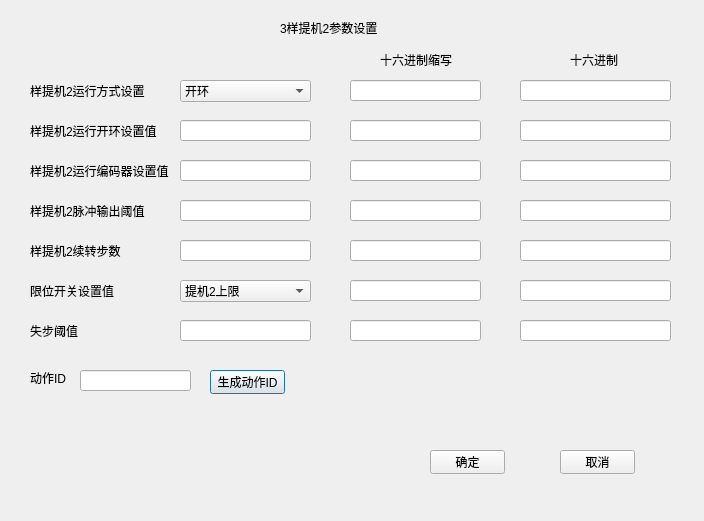
<?xml version="1.0" encoding="UTF-8"?>
<ui version="4.0">
 <class>Sampler2</class>
 <widget class="QDialog" name="Sampler2">
  <property name="geometry">
   <rect>
    <x>0</x>
    <y>0</y>
    <width>704</width>
    <height>521</height>
   </rect>
  </property>
  <property name="windowTitle">
   <string>Dialog</string>
  </property>
  <widget class="QLabel" name="label">
   <property name="geometry">
    <rect>
     <x>280</x>
     <y>20</y>
     <width>101</width>
     <height>16</height>
    </rect>
   </property>
   <property name="text">
    <string>3样提机2参数设置</string>
   </property>
  </widget>
  <widget class="QLineEdit" name="lineEdit_6">
   <property name="geometry">
    <rect>
     <x>350</x>
     <y>80</y>
     <width>131</width>
     <height>21</height>
    </rect>
   </property>
   <property name="text">
    <string/>
   </property>
   <property name="readOnly">
    <bool>true</bool>
   </property>
  </widget>
  <widget class="QLineEdit" name="lineEdit_3">
   <property name="geometry">
    <rect>
     <x>180</x>
     <y>200</y>
     <width>131</width>
     <height>21</height>
    </rect>
   </property>
  </widget>
  <widget class="QLabel" name="label_2">
   <property name="geometry">
    <rect>
     <x>30</x>
     <y>80</y>
     <width>121</width>
     <height>21</height>
    </rect>
   </property>
   <property name="text">
    <string>样提机2运行方式设置</string>
   </property>
  </widget>
  <widget class="QLineEdit" name="lineEdit_17">
   <property name="geometry">
    <rect>
     <x>350</x>
     <y>280</y>
     <width>131</width>
     <height>21</height>
    </rect>
   </property>
   <property name="text">
    <string/>
   </property>
   <property name="readOnly">
    <bool>true</bool>
   </property>
  </widget>
  <widget class="QLineEdit" name="lineEdit_13">
   <property name="geometry">
    <rect>
     <x>350</x>
     <y>200</y>
     <width>131</width>
     <height>21</height>
    </rect>
   </property>
   <property name="text">
    <string/>
   </property>
   <property name="readOnly">
    <bool>true</bool>
   </property>
  </widget>
  <widget class="QLineEdit" name="lineEdit_15">
   <property name="geometry">
    <rect>
     <x>350</x>
     <y>240</y>
     <width>131</width>
     <height>21</height>
    </rect>
   </property>
   <property name="text">
    <string/>
   </property>
   <property name="readOnly">
    <bool>true</bool>
   </property>
  </widget>
  <widget class="QLineEdit" name="lineEdit_19">
   <property name="geometry">
    <rect>
     <x>350</x>
     <y>320</y>
     <width>131</width>
     <height>21</height>
    </rect>
   </property>
   <property name="text">
    <string/>
   </property>
   <property name="readOnly">
    <bool>true</bool>
   </property>
  </widget>
  <widget class="QLabel" name="label_8">
   <property name="geometry">
    <rect>
     <x>30</x>
     <y>320</y>
     <width>131</width>
     <height>21</height>
    </rect>
   </property>
   <property name="text">
    <string>失步阈值</string>
   </property>
  </widget>
  <widget class="QLineEdit" name="lineEdit_4">
   <property name="geometry">
    <rect>
     <x>180</x>
     <y>240</y>
     <width>131</width>
     <height>21</height>
    </rect>
   </property>
   <property name="text">
    <string/>
   </property>
  </widget>
  <widget class="QLineEdit" name="lineEdit_11">
   <property name="geometry">
    <rect>
     <x>350</x>
     <y>160</y>
     <width>131</width>
     <height>21</height>
    </rect>
   </property>
   <property name="text">
    <string/>
   </property>
   <property name="readOnly">
    <bool>true</bool>
   </property>
  </widget>
  <widget class="QLabel" name="label_10">
   <property name="geometry">
    <rect>
     <x>570</x>
     <y>50</y>
     <width>81</width>
     <height>20</height>
    </rect>
   </property>
   <property name="text">
    <string>十六进制</string>
   </property>
  </widget>
  <widget class="QPushButton" name="pushButton">
   <property name="geometry">
    <rect>
     <x>210</x>
     <y>370</y>
     <width>75</width>
     <height>24</height>
    </rect>
   </property>
   <property name="text">
    <string>生成动作ID</string>
   </property>
  </widget>
  <widget class="QLineEdit" name="lineEdit_7">
   <property name="geometry">
    <rect>
     <x>520</x>
     <y>80</y>
     <width>151</width>
     <height>21</height>
    </rect>
   </property>
   <property name="text">
    <string/>
   </property>
   <property name="readOnly">
    <bool>true</bool>
   </property>
  </widget>
  <widget class="QLineEdit" name="lineEdit_14">
   <property name="geometry">
    <rect>
     <x>520</x>
     <y>240</y>
     <width>151</width>
     <height>21</height>
    </rect>
   </property>
   <property name="text">
    <string/>
   </property>
   <property name="readOnly">
    <bool>true</bool>
   </property>
  </widget>
  <widget class="QLineEdit" name="lineEdit_8">
   <property name="geometry">
    <rect>
     <x>520</x>
     <y>120</y>
     <width>151</width>
     <height>21</height>
    </rect>
   </property>
   <property name="text">
    <string/>
   </property>
   <property name="readOnly">
    <bool>true</bool>
   </property>
  </widget>
  <widget class="QComboBox" name="comboBox">
   <property name="geometry">
    <rect>
     <x>180</x>
     <y>80</y>
     <width>131</width>
     <height>22</height>
    </rect>
   </property>
   <item>
    <property name="text">
     <string>开环</string>
    </property>
   </item>
   <item>
    <property name="text">
     <string>限位开关</string>
    </property>
   </item>
   <item>
    <property name="text">
     <string>编码器</string>
    </property>
   </item>
  </widget>
  <widget class="QLineEdit" name="lineEdit">
   <property name="geometry">
    <rect>
     <x>180</x>
     <y>120</y>
     <width>131</width>
     <height>21</height>
    </rect>
   </property>
  </widget>
  <widget class="QLineEdit" name="lineEdit_20">
   <property name="geometry">
    <rect>
     <x>80</x>
     <y>370</y>
     <width>111</width>
     <height>21</height>
    </rect>
   </property>
   <property name="text">
    <string/>
   </property>
   <property name="readOnly">
    <bool>true</bool>
   </property>
  </widget>
  <widget class="QComboBox" name="comboBox_2">
   <property name="geometry">
    <rect>
     <x>180</x>
     <y>280</y>
     <width>131</width>
     <height>22</height>
    </rect>
   </property>
   <item>
    <property name="text">
     <string>提机2上限</string>
    </property>
   </item>
   <item>
    <property name="text">
     <string>提机2下限</string>
    </property>
   </item>
   <item>
    <property name="text">
     <string>转机1零</string>
    </property>
   </item>
   <item>
    <property name="text">
     <string>转机1计</string>
    </property>
   </item>
   <item>
    <property name="text">
     <string>5号</string>
    </property>
   </item>
   <item>
    <property name="text">
     <string>6号</string>
    </property>
   </item>
   <item>
    <property name="text">
     <string>炉上机3上限</string>
    </property>
   </item>
   <item>
    <property name="text">
     <string>炉上机3下限</string>
    </property>
   </item>
   <item>
    <property name="text">
     <string>炉下机5上限</string>
    </property>
   </item>
   <item>
    <property name="text">
     <string>炉下机5下限</string>
    </property>
   </item>
   <item>
    <property name="text">
     <string>不使用</string>
    </property>
   </item>
  </widget>
  <widget class="QPushButton" name="pushButton_3">
   <property name="geometry">
    <rect>
     <x>560</x>
     <y>450</y>
     <width>75</width>
     <height>24</height>
    </rect>
   </property>
   <property name="text">
    <string>取消</string>
   </property>
  </widget>
  <widget class="QLabel" name="label_5">
   <property name="geometry">
    <rect>
     <x>30</x>
     <y>200</y>
     <width>131</width>
     <height>21</height>
    </rect>
   </property>
   <property name="text">
    <string>样提机2脉冲输出阈值</string>
   </property>
  </widget>
  <widget class="QLabel" name="label_9">
   <property name="geometry">
    <rect>
     <x>380</x>
     <y>50</y>
     <width>81</width>
     <height>20</height>
    </rect>
   </property>
   <property name="text">
    <string>十六进制缩写</string>
   </property>
  </widget>
  <widget class="QLabel" name="label_4">
   <property name="geometry">
    <rect>
     <x>30</x>
     <y>160</y>
     <width>141</width>
     <height>21</height>
    </rect>
   </property>
   <property name="text">
    <string>样提机2运行编码器设置值</string>
   </property>
  </widget>
  <widget class="QLineEdit" name="lineEdit_10">
   <property name="geometry">
    <rect>
     <x>520</x>
     <y>160</y>
     <width>151</width>
     <height>21</height>
    </rect>
   </property>
   <property name="text">
    <string/>
   </property>
   <property name="readOnly">
    <bool>true</bool>
   </property>
  </widget>
  <widget class="QLabel" name="label_7">
   <property name="geometry">
    <rect>
     <x>30</x>
     <y>280</y>
     <width>111</width>
     <height>21</height>
    </rect>
   </property>
   <property name="text">
    <string>限位开关设置值</string>
   </property>
  </widget>
  <widget class="QLineEdit" name="lineEdit_2">
   <property name="geometry">
    <rect>
     <x>180</x>
     <y>160</y>
     <width>131</width>
     <height>21</height>
    </rect>
   </property>
  </widget>
  <widget class="QLineEdit" name="lineEdit_12">
   <property name="geometry">
    <rect>
     <x>520</x>
     <y>200</y>
     <width>151</width>
     <height>21</height>
    </rect>
   </property>
   <property name="text">
    <string/>
   </property>
   <property name="readOnly">
    <bool>true</bool>
   </property>
  </widget>
  <widget class="QLabel" name="label_11">
   <property name="geometry">
    <rect>
     <x>30</x>
     <y>370</y>
     <width>54</width>
     <height>16</height>
    </rect>
   </property>
   <property name="text">
    <string>动作ID</string>
   </property>
  </widget>
  <widget class="QPushButton" name="pushButton_2">
   <property name="geometry">
    <rect>
     <x>430</x>
     <y>450</y>
     <width>75</width>
     <height>24</height>
    </rect>
   </property>
   <property name="text">
    <string>确定</string>
   </property>
  </widget>
  <widget class="QLabel" name="label_6">
   <property name="geometry">
    <rect>
     <x>30</x>
     <y>240</y>
     <width>131</width>
     <height>21</height>
    </rect>
   </property>
   <property name="text">
    <string>样提机2续转步数</string>
   </property>
  </widget>
  <widget class="QLineEdit" name="lineEdit_16">
   <property name="geometry">
    <rect>
     <x>520</x>
     <y>280</y>
     <width>151</width>
     <height>21</height>
    </rect>
   </property>
   <property name="text">
    <string/>
   </property>
   <property name="readOnly">
    <bool>true</bool>
   </property>
  </widget>
  <widget class="QLabel" name="label_3">
   <property name="geometry">
    <rect>
     <x>30</x>
     <y>120</y>
     <width>131</width>
     <height>21</height>
    </rect>
   </property>
   <property name="text">
    <string>样提机2运行开环设置值</string>
   </property>
  </widget>
  <widget class="QLineEdit" name="lineEdit_18">
   <property name="geometry">
    <rect>
     <x>520</x>
     <y>320</y>
     <width>151</width>
     <height>21</height>
    </rect>
   </property>
   <property name="text">
    <string/>
   </property>
   <property name="readOnly">
    <bool>true</bool>
   </property>
  </widget>
  <widget class="QLineEdit" name="lineEdit_9">
   <property name="geometry">
    <rect>
     <x>350</x>
     <y>120</y>
     <width>131</width>
     <height>21</height>
    </rect>
   </property>
   <property name="text">
    <string/>
   </property>
   <property name="readOnly">
    <bool>true</bool>
   </property>
  </widget>
  <widget class="QLineEdit" name="lineEdit_5">
   <property name="geometry">
    <rect>
     <x>180</x>
     <y>320</y>
     <width>131</width>
     <height>21</height>
    </rect>
   </property>
   <property name="text">
    <string/>
   </property>
  </widget>
 </widget>
 <resources/>
 <connections/>
</ui>
